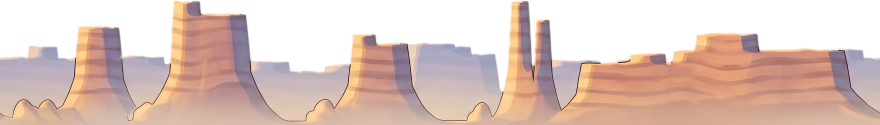
#> input picture New/tools/art/ref/far_mesas_strip.png, 1760 x 249 px (shown at 1/2 size)
$ python world_mesas.py ref/far_mesas_strip.png
#> lines starting #> are read from the running program, lines starting #| are printed output that depends on the picture; after the words box and inside, x2 and y2 are one past the last pixel; in counts of white or black regions, pixels touching at a corner belong together
#!/usr/bin/env python3
"""The escarpments on the horizon, one landform at a time (src/game/savanna_view.gd places them in three depth rows).

Round 20 (the judges, j16: "the same mesa shape x4 with no atmospheric layering"): the world redraw's painted strip
(kept as tools/art/ref/far_mesas_strip.png) cut into its five landforms, each cut in a valley of the strip with its
sides fading out.
Round 21 (the judges, j17: "still the same flat-topped striped block, stamped"): new silhouettes painted here in the
strip's own palette and manner (no generator): a lone spire, a cluster of hoodoos, a natural arch, a broken arch, a
cracked twin-topped butte and a tilted cuesta. Each is a silhouette (polygons, its edges wavering) painted as the
strip's landforms are: a lit peach face on the sun's side (upper left), a pink middle, a cool lavender shadow face,
soft darker strata across it, brushy mottling and runoff streaks, a pale rim along its tops, an undercut under a cap
rock, a thin dark ink line down its shadow side and flared feet, and the warm haze of distance rising over its foot.
On every piece the ink lines dissolve in that haze lower down (soften_ink: far away at dusk they read as wires).

  far_mesa_pieces.png   the pieces in two rows (the strip's five, then the painted ones), 1 px per unit as the strip
  far_mesa_pieces.json  {"pieces": [[x, y, width, kind], ...] in px of the picture, "height"}; kind: "block" (the
                        flat-topped ones), "spire", "arch", "low"

    python3 tools/art/world_mesas.py [--sheet out.png]   (--sheet: a contact sheet on a sky colour, to review)
"""
import json
import sys
from pathlib import Path

import numpy as np
from PIL import Image, ImageDraw
from scipy import ndimage

WORLD = Path(__file__).resolve().parents[2] / "assets/art/world"
# px ranges of the strip, each cut in a valley between two landforms (a butte, the tall butte, the mesa,
# the twin spires, the long stepped plateau)
CUTS = [(112, 348, "block"), (296, 566, "block"), (556, 1000, "block"), (972, 1128, "spire"), (1108, 1760, "block")]
FADE = 34  # px over which each side fades out
H = 249  # the strip's height (the pieces' too)
GAP = 6  # px between two pieces in the picture
SS = 4  # supersampling of the silhouettes

# the strip's colours (sampled from the tall butte, mid height)
LIT = np.array([255, 203, 140], float)
LIT_EDGE = np.array([226, 158, 116], float)  # where the lit face turns into the middle one
MID = np.array([203, 143, 128], float)
SHADE = np.array([140, 122, 152], float)
RIM = np.array([255, 218, 172], float)
HAZE = np.array([219, 188, 168], float)
INK = np.array([92, 66, 80], float)


def poly(points, w):
    """The silhouette of a list of polygons (each a list of (x, y) px) minus `holes`, antialiased, w x H."""
    img = Image.new("L", (w * SS, H * SS), 0)
    d = ImageDraw.Draw(img)
    for p in points:
        d.polygon([(x * SS, y * SS) for x, y in p], fill=255)
    return img


def cut(img, holes):
    d = ImageDraw.Draw(img)
    for p in holes:
        d.polygon([(x * SS, y * SS) for x, y in p], fill=0)
    return img


def finish(img, w, seed=0, warp=1.6):
    """The silhouette at 1 px a unit, its edges wavering a little (no ruler-straight sides)."""
    m = np.asarray(img.resize((w, H), Image.LANCZOS)).astype(float) / 255.0
    if warp <= 0.0:
        return m
    rng = np.random.default_rng(seed + 7)
    dx = ndimage.gaussian_filter(rng.normal(0, 1, (H, w)), (5, 3)) * warp * 9.0
    dy = ndimage.gaussian_filter(rng.normal(0, 1, (H, w)), (3, 5)) * warp * 5.0
    yy, xx = np.mgrid[0:H, 0:w].astype(float)
    return np.clip(ndimage.map_coordinates(m, [yy + dy, xx + dx], order=1, mode="nearest"), 0.0, 1.0)


def ellipse_pts(cx, cy, rx, ry, a0, a1, n=24):
    t = np.linspace(a0, a1, n)
    return [(cx + rx * np.cos(a), cy + ry * np.sin(a)) for a in t]


def strata(seed, w):
    """Soft darker bands across the rock (and their red), wavering a little along x: a multiplier per pixel."""
    rng = np.random.default_rng(seed)
    y = np.arange(H, dtype=float)[:, None]
    x = np.arange(w, dtype=float)[None, :]
    wave = ndimage.gaussian_filter1d(rng.normal(0, 1, w + 40), 9)[20:20 + w][None, :] * 9.0 + x * rng.uniform(-0.03, 0.03)
    band = np.zeros((H, w))
    at = rng.uniform(0, 14)
    while at < H:
        thick = rng.uniform(3.5, 7.5)
        depth = rng.uniform(0.55, 1.0)
        band = np.maximum(band, depth * np.exp(-((y + wave - at) / thick) ** 2))
        at += rng.uniform(20, 38)
    return band


def paint(mask, seed, cap=0.0):
    """The rock: the strip's faces, strata, mottling, rims, ink and haze over a silhouette (0..1, H x w)."""
    h, w = mask.shape
    rng = np.random.default_rng(seed)
    solid = mask > 0.5
    # per row, each run of rock: how far each pixel is from its left (sun side) and right edges, and its width
    dl = np.zeros((h, w))
    dr = np.zeros((h, w))
    span = np.ones((h, w))
    for y in range(h):
        row = solid[y]
        x = 0
        while x < w:
            if not row[x]:
                x += 1
                continue
            s = x
            while x < w and row[x]:
                x += 1
            idx = np.arange(s, x)
            dl[y, s:x] = idx - s + 0.5
            dr[y, s:x] = x - idx - 0.5
            span[y, s:x] = x - s
    # (smoothed down the rock: the faces' boundaries flow, they don't jump from row to row)
    span = ndimage.gaussian_filter1d(np.where(solid, span, np.nan_to_num(span)), 14, axis=0)
    # how far below the top of the rock each pixel is (in its column)
    above = np.cumsum(solid, axis=0)
    dt = np.where(solid, above, 0).astype(float)
    lit_w = np.clip(span * 0.36, 5.0, 52.0)
    shade_w = np.clip(span * 0.26, 4.0, 46.0)
    lit = 1.0 - np.clip((dl - lit_w) / 2.2, 0.0, 1.0)
    edge = np.clip(1.0 - np.abs(dl - lit_w - 4.0) / 5.0, 0.0, 1.0) * 0.6
    shade = 1.0 - np.clip((dr - shade_w) / 2.0, 0.0, 1.0)
    c = MID[None, None, :] * np.ones((h, w, 1))
    c = c * (1 - edge[..., None]) + LIT_EDGE * edge[..., None]
    c = c * (1 - lit[..., None]) + LIT * lit[..., None]
    c = c * (1 - shade[..., None]) + SHADE * shade[..., None]
    # strata: darker and redder bands (weaker on the lit face, cooler on the shadow face)
    band = strata(seed + 1, w)[..., None] * (1.0 - 0.2 * lit[..., None] - 0.3 * shade[..., None])
    c = c * (1.0 - band * np.array([0.13, 0.27, 0.24]))
    # mottling and vertical runoff streaks
    mott = ndimage.gaussian_filter(rng.normal(0, 1, (h, w)), 2.5) * 0.09
    streak = ndimage.gaussian_filter(rng.normal(0, 1, (h, w)), (22, 1.2)) * 0.12
    c = c * (1.0 + mott[..., None] + streak[..., None])
    # its tops: a pale rim on the lit and middle faces, the shadow face's top a lighter lavender; under a cap
    # rock an undercut's shade
    rim = np.clip(1.0 - (dt - 1.0) / 3.0, 0.0, 1.0) * (1.0 - shade * 0.6)
    c = c * (1 - rim[..., None] * 0.75) + RIM * rim[..., None] * 0.75
    if cap > 0.0:
        under = np.exp(-((dt - cap) / 3.5) ** 2) * 0.22
        c = c * (1.0 - under[..., None])
    # the ink line down its shadow side (from its shoulder) and round its flared feet
    y = np.arange(h, dtype=float)[:, None] * np.ones((1, w))
    ink_r = np.clip(2.3 - dr, 0.0, 1.0) * np.clip((dt - 14.0) / 12.0, 0.0, 1.0)
    ink_l = np.clip(2.0 - dl, 0.0, 1.0) * np.clip((y - 140.0) / 30.0, 0.0, 1.0) * 0.85
    ink = np.maximum(ink_r, ink_l) * 0.85 * (1.0 - np.clip((y - 225.0) / 20.0, 0.0, 1.0))
    c = c * (1 - ink[..., None]) + INK * ink[..., None]
    # the haze of distance rising over its foot (as the strip's pieces)
    haze = np.clip((y - 150.0) / 85.0, 0.0, 1.0) ** 1.4 * 0.92
    c = c * (1 - haze[..., None]) + HAZE * haze[..., None]
    out = np.zeros((h, w, 4))
    out[..., :3] = np.clip(c, 0, 255)
    out[..., 3] = mask * 255.0
    return out


def spire():
    w = 104
    left = [(36, 18), (31, 22), (33, 30), (38, 40), (39, 66), (36, 104), (33, 140), (30, 168), (22, 198), (10, 228), (0, 249)]
    right = [(60, 14), (66, 18), (68, 25), (62, 33), (60, 48), (62, 80), (63, 124), (68, 162), (78, 200), (92, 232), (104, 249)]
    return finish(poly([left + right[::-1]], w), w, 1, 1.2), 12


def hoodoos():
    """A cluster of earth pillars, each its own height and girth, a boulder of cap rock on each."""
    w = 236
    shapes = []
    for cx, top, wid, cap_w in [(30, 92, 22, 30), (74, 30, 30, 40), (116, 104, 18, 24), (148, 60, 26, 34), (196, 128, 20, 26)]:
        # the boulder of cap rock: a squashed lump, wider than the neck under it, leaning to the right
        shapes.append(ellipse_pts(cx + 2, top + cap_w * 0.22, cap_w / 2, cap_w * 0.24, 0, 2 * np.pi, 20))
        neck = top + cap_w * 0.4
        shapes.append([(cx - wid * 0.42, neck), (cx - wid * 0.5, neck + 30), (cx - wid * 0.42, neck + 60),
                       (cx - wid * 0.62, 196), (cx - wid * 1.3, 249), (cx + wid * 1.3, 249), (cx + wid * 0.66, 196),
                       (cx + wid * 0.5, neck + 66), (cx + wid * 0.56, neck + 30), (cx + wid * 0.44, neck)])
    shapes.append([(0, 249), (8, 214), (34, 190), (100, 196), (170, 194), (214, 206), (236, 249)])
    return finish(poly(shapes, w), w, 2, 1.0), 9


def arch():
    w = 330
    outer = [(0, 249), (14, 210), (30, 160), (38, 92), (44, 70), (108, 64), (112, 58), (150, 58), (156, 72), (232, 80),
             (262, 84), (290, 88), (296, 120), (302, 170), (316, 214), (330, 249)]
    hole = ellipse_pts(186, 252, 74, 114, np.pi, 2 * np.pi)
    hole = [(x, min(y, 252)) for x, y in hole]
    return finish(cut(poly([outer], w), [hole]), w, 3, 1.0), 0


def broken_arch():
    """An arch whose crown has fallen: its two legs and the stubs of its span, broken off at a jagged slant."""
    w = 330
    outer = [(0, 249), (16, 208), (32, 156), (40, 78), (46, 52), (104, 46), (110, 40), (146, 40), (152, 50), (230, 58),
             (282, 64), (292, 74), (296, 124), (304, 176), (316, 214), (330, 249)]
    hole = [(x, min(y, 252)) for x, y in ellipse_pts(176, 252, 66, 140, np.pi, 2 * np.pi)]
    gap = [(178, 30), (204, 30), (198, 50), (206, 62), (196, 82), (200, 100), (186, 130), (176, 128), (182, 104),
           (172, 86), (182, 68), (172, 52)]
    return finish(cut(poly([outer], w), [hole, gap]), w, 4, 1.0), 0


def cracked_butte():
    w = 260
    body = [(0, 249), (18, 214), (36, 170), (44, 120), (46, 56), (52, 46), (118, 42), (124, 50), (131, 112),
            (139, 70), (146, 64), (204, 72), (212, 80), (216, 130), (222, 172), (238, 214), (260, 249)]
    return finish(poly([body], w), w, 5, 1.2), 8


def cuesta():
    w = 470
    body = [(0, 249), (22, 214), (44, 160), (54, 108), (60, 90), (70, 82), (96, 84), (150, 96), (220, 112),
            (300, 132), (370, 152), (420, 172), (450, 198), (470, 249)]
    return finish(poly([body], w), w, 6, 1.4), 6


PAINTED = [
    ("spire", spire, "spire"), ("hoodoos", hoodoos, "spire"), ("arch", arch, "arch"), ("broken_arch", broken_arch, "arch"),
    ("cracked_butte", cracked_butte, "block"), ("cuesta", cuesta, "low"),
]


def soften_ink(p):
    """The thin dark ink lines down a landform's flanks dissolve in the haze over its foot (on a pale far landform at
    dusk they read as wires hanging in the sky): blended into the rock round them, more the lower they are."""
    rgb = p[..., :3]
    closed = np.stack([ndimage.grey_closing(rgb[..., i], size=(5, 5)) for i in range(3)], axis=-1)
    line = np.clip((closed.mean(axis=-1) - rgb.mean(axis=-1) - 18.0) / 30.0, 0.0, 1.0)
    y = np.arange(p.shape[0], dtype=float)[:, None]
    k = (line * np.clip((y - 110.0) / 90.0, 0.0, 1.0))[..., None]
    out = p.copy()
    out[..., :3] = rgb * (1 - k) + closed * k
    return out


def main() -> None:
    strip = np.asarray(Image.open(Path(__file__).parent / "ref/far_mesas_strip.png").convert("RGBA")).astype(float)
    rows = [[], []]
    for a, b, kind in CUTS:
        p = strip[:, a:b].copy()
        w = b - a
        u = np.arange(w, dtype=float)
        side = np.minimum(u, w - 1 - u)
        k = np.clip(side / FADE, 0, 1)
        k = k * k * (3 - 2 * k)
        p[..., 3] *= k[None, :]
        rows[0].append((soften_ink(p), kind))
#> this loop made 5 passes
#> pass 1, in soften_ink, `closed = np.stack([ndimage.grey_closing(rgb[..., i], size=(5, 5)) for ..`:
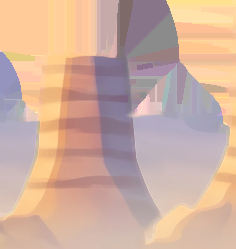
#> closed: shape (249, 236, 3) float64; mean R, G, B 206.4, 174.5, 158.6
#> pass 1, in soften_ink, `line = np.clip((closed.mean(axis=-1) - rgb.mean(axis=-1) - 18.0) / 30...`:
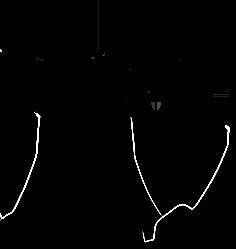
#> line: shape (249, 236) float64; min 0, max 1, mean 0.0128
#> after the loop:
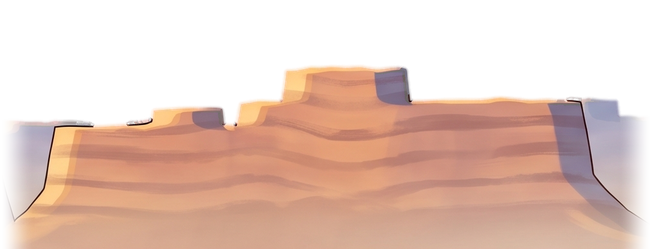
#> p: shape (249, 652, 4) float64; mean R, G, B, A 205.4, 160.2, 139.5, 144.1; transparent parts drawn white
    for i, (name, fn, kind) in enumerate(PAINTED):
        mask, cap = fn()
        rows[1].append((soften_ink(paint(mask, 100 + i * 17, cap)), kind))
#> this loop made 6 passes
#> cap on passes 1 to 6: 12, 9, 0, 0, 8, 6
#> pass 1, in main, `mask, cap = fn()`:
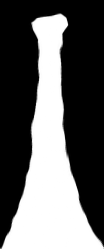
#> mask: shape (249, 104) float64; min 0, max 1, mean 0.379
#> pass 1, in paint, `solid = mask > 0.5`:
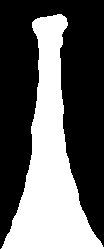
#> solid: shape (249, 104) bool; 38% white; 1 white region, box (x1, y1, x2, y2) and area: (1, 14, 104, 249) 9833
#> after the loop:
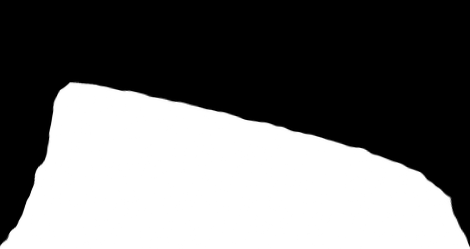
#> mask: shape (249, 470) float64; min 0, max 1, mean 0.452
    width = max(sum(p.shape[1] + GAP for p, _ in r) for r in rows)
#> width = 1788
    img = np.zeros(((H + GAP) * 2, width, 4))
    pieces = []
    for r, row in enumerate(rows):
        x = 0
        for p, kind in row:
            img[r * (H + GAP):r * (H + GAP) + H, x:x + p.shape[1]] = p
            pieces.append([x, r * (H + GAP), p.shape[1], kind])
            x += p.shape[1] + GAP
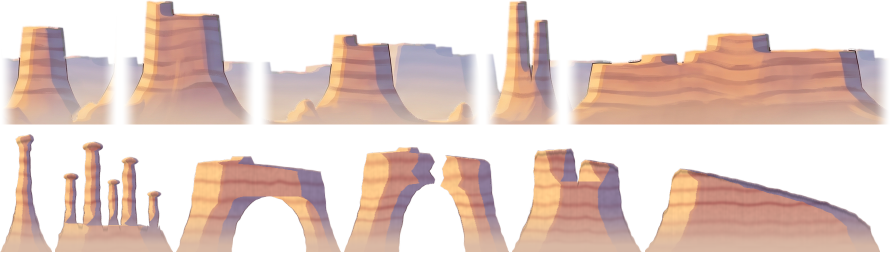
#> img: shape (510, 1788, 4) float64 (shown at 1/2 size); mean of channels 0, 1, 2, 3 184.2, 150.7, 140.7, 126.1; transparent parts drawn white
#> after the loop, pieces = 11 items, first 6: [0, 0, 236, 'block'], [242, 0, 270, 'block'], [518, 0, 444, 'block'], [968, 0, 156, 'spire'], [1130, 0, 652, 'block'], [0, 255, 104, 'spire']
    out = Image.fromarray(np.clip(img, 0, 255).round().astype(np.uint8), "RGBA")
    out.save(WORLD / "far_mesa_pieces.png", optimize=True)
    (WORLD / "far_mesa_pieces.json").write_text(json.dumps({"pieces": pieces, "height": H}))
    print("far_mesa_pieces written:", out.size, pieces)
#> (printed output is left out)
    if "--sheet" in sys.argv:
        sheet = Image.new("RGBA", out.size, (150, 170, 205, 255))
        sheet.alpha_composite(out)
        sheet.save(sys.argv[sys.argv.index("--sheet") + 1])


if __name__ == "__main__":
    main()
